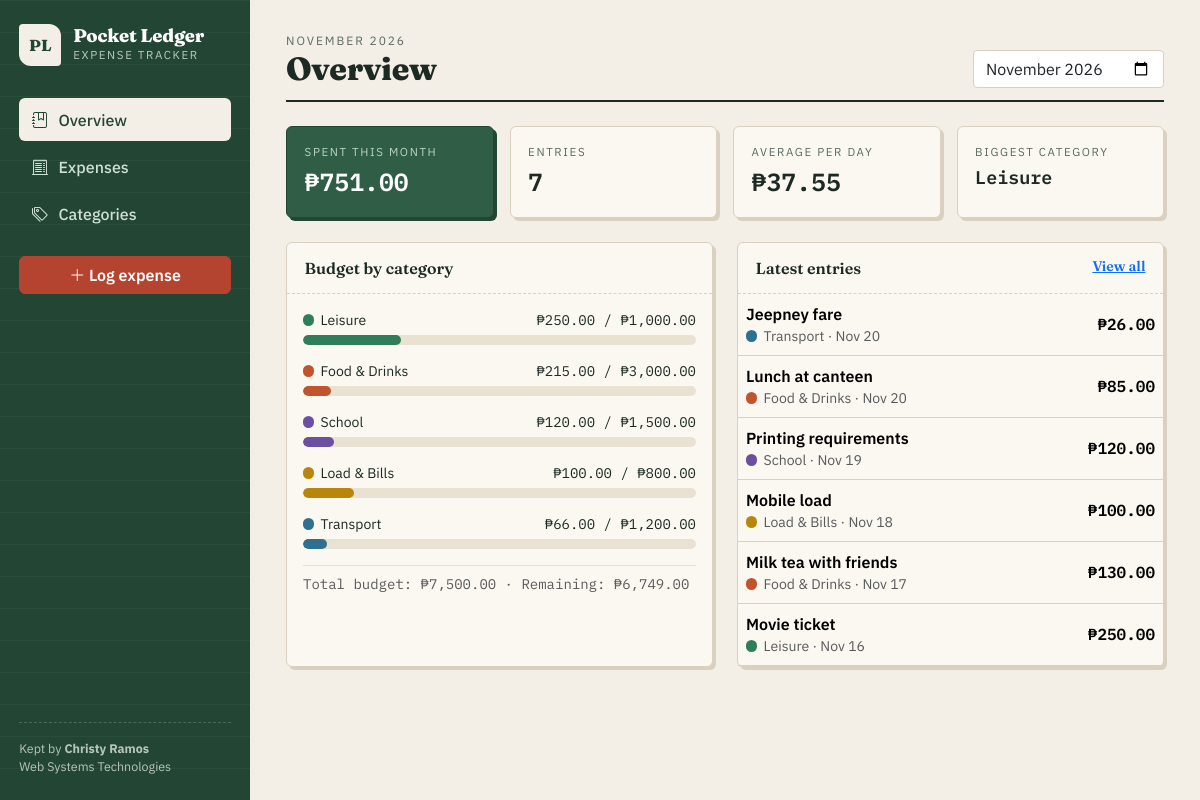
The page / on the database its author committed.
### tables this page shows
CREATE TABLE categories (
    id             INT AUTO_INCREMENT PRIMARY KEY,
    name           VARCHAR(60)   NOT NULL UNIQUE,
    color          CHAR(7)       NOT NULL DEFAULT '#2f5d46',
    monthly_budget DECIMAL(10,2) NOT NULL DEFAULT 0.00,
    created_at     TIMESTAMP     NOT NULL DEFAULT CURRENT_TIMESTAMP
);

CREATE TABLE expenses (
    id             INT AUTO_INCREMENT PRIMARY KEY,
    title          VARCHAR(120)  NOT NULL,
    category_id    INT           NOT NULL,
    amount         DECIMAL(10,2) NOT NULL,
    expense_date   DATE          NOT NULL,
    payment_method ENUM('Cash','GCash','Maya','Card','Bank Transfer') NOT NULL DEFAULT 'Cash',
    notes          VARCHAR(255)  DEFAULT NULL,
    created_at     TIMESTAMP     NOT NULL DEFAULT CURRENT_TIMESTAMP,
    CONSTRAINT fk_expense_category FOREIGN KEY (category_id)
        REFERENCES categories(id) ON DELETE RESTRICT ON UPDATE CASCADE
);

### db_connect.php (called while the page is built, shortened)
<?php
function e($value) {
    return htmlspecialchars((string)$value, ENT_QUOTES, 'UTF-8');
}
function peso($n) {
    return '&#8369;' . number_format((float)$n, 2);
}

### index.php (the view, shortened to what this page needs)
<?php
require 'db_connect.php';
$active = 'home';
$month = $_GET['month'] ?? date('Y-m');
$start = $month . '-01';
$end = date('Y-m-t', strtotime($start));
$isCurrent = ($month === date('Y-m'));
$daysCounted = $isCurrent ? (int)date('j') : (int)date('t', strtotime($start));
$stmt = $conn->prepare("SELECT COALESCE(SUM(amount),0) total, COUNT(*) cnt FROM expenses WHERE expense_date BETWEEN ? AND ?");
$stmt->bind_param('ss', $start, $end);
$stmt->execute();
$sum = $stmt->get_result()->fetch_assoc();
$total = (float)$sum['total'];
$count = (int)$sum['cnt'];
$perDay = $daysCounted > 0 ? $total / $daysCounted : 0;
$stmt = $conn->prepare("SELECT c.id, c.name, c.color, c.monthly_budget, COALESCE(SUM(e.amount),0) spent
                        FROM categories c LEFT JOIN expenses e ON e.category_id = c.id AND e.expense_date BETWEEN ? AND ?
                        GROUP BY c.id, c.name, c.color, c.monthly_budget ORDER BY spent DESC, c.name");
$stmt->bind_param('ss', $start, $end);
$stmt->execute();
$cats = $stmt->get_result()->fetch_all(MYSQLI_ASSOC);
$topCat = ($cats && $cats[0]['spent'] > 0) ? $cats[0]['name'] : 'None yet';
$totalBudget = array_sum(array_column($cats, 'monthly_budget'));
$recent = $conn->query("SELECT e.*, c.name AS category, c.color FROM expenses e JOIN categories c ON c.id = e.category_id ORDER BY e.expense_date DESC, e.id DESC LIMIT 6");
include 'includes/header.php';
?>
<div class="page-head">
    <div>
        <div class="kicker"><?= date('F Y', strtotime($start)) ?></div>
        <h1>Overview</h1>
    </div>
    <form method="get" class="d-flex gap-2">
        <input type="month" name="month" value="<?= e($month) ?>" class="form-control" onchange="this.form.submit()">
    </form>
</div>
<div class="row g-3 mb-4">
    <div class="col-md-6 col-lg-3"><div class="sheet stat hero h-100"><div class="stat-label">Spent this month</div><div class="stat-value"><?= peso($total) ?></div></div></div>
    <div class="col-md-6 col-lg-3"><div class="sheet stat h-100"><div class="stat-label">Entries</div><div class="stat-value"><?= $count ?></div></div></div>
    <div class="col-md-6 col-lg-3"><div class="sheet stat h-100"><div class="stat-label">Average per day</div><div class="stat-value"><?= peso($perDay) ?></div></div></div>
    <div class="col-md-6 col-lg-3"><div class="sheet stat h-100"><div class="stat-label">Biggest category</div><div class="stat-value" style="font-size:1.15rem"><?= e($topCat) ?></div></div></div>
</div>
<div class="row g-4">
    <div class="col-lg-6">
        <div class="sheet h-100">
            <div class="sheet-head">Budget by category</div>
            <div class="p-3">
                <?php foreach ($cats as $c):
                    $budget = (float)$c['monthly_budget'];
                    $spent = (float)$c['spent'];
                    $pct = $budget > 0 ? min(100, round($spent / $budget * 100)) : ($spent > 0 ? 100 : 0);
                    $isOver = $budget > 0 && $spent > $budget;
                ?>
                <div class="mb-3">
                    <div class="d-flex justify-content-between small mb-1">
                        <span><span class="dot" style="background:<?= e($c['color']) ?>"></span><?= e($c['name']) ?></span>
                        <span class="mono <?= $isOver ? 'over' : '' ?>"><?= peso($spent) ?><?= $budget > 0 ? ' / ' . peso($budget) : '' ?></span>
                    </div>
                    <div class="bar-track"><div class="bar-fill" style="width:<?= $pct ?>%;background:<?= $isOver ? 'var(--stamp)' : e($c['color']) ?>"></div></div>
                </div>
                <?php endforeach; ?>
                <?php if ($totalBudget > 0): ?>
                <div class="small text-muted border-top pt-2 mono">Total budget: <?= peso($totalBudget) ?> &middot; Remaining: <?= peso($totalBudget - $total) ?></div>
                <?php endif; ?>
            </div>
        </div>
    </div>
    <div class="col-lg-6">
        <div class="sheet h-100">
            <div class="sheet-head d-flex justify-content-between"><span>Latest entries</span><a href="expenses.php" class="small">View all</a></div>
            <div class="table-responsive">
                <table class="table ledger align-middle">
                    <tbody>
                    <?php while ($r = $recent->fetch_assoc()): ?>
                        <tr>
                            <td>
                                <div class="fw-semibold"><?= e($r['title']) ?></div>
                                <div class="small text-muted"><span class="dot" style="background:<?= e($r['color']) ?>"></span><?= e($r['category']) ?> &middot; <?= date('M d', strtotime($r['expense_date'])) ?></div>
                            </td>
                            <td class="text-end amount"><?= peso($r['amount']) ?></td>
                        </tr>
                    <?php endwhile; ?>
                    </tbody>
                </table>
            </div>
        </div>
    </div>
</div>
<?php include 'includes/footer.php'; ?>

### includes/header.php (shortened to what this page needs)
<?php
$active = $active ?? '';
?>
<!DOCTYPE html>
<html lang="en">
<head>
    <link href="https://cdn.jsdelivr.net/npm/bootstrap@5.3.3/dist/css/bootstrap.min.css" rel="stylesheet">
    <link href="https://cdn.jsdelivr.net/npm/bootstrap-icons@1.11.3/font/bootstrap-icons.min.css" rel="stylesheet">
    <link href="assets/style.css" rel="stylesheet">
</head>
<body>
<div class="shell">
    <aside class="side">
        <a href="index.php" class="brand">
            <span class="brand-mark">PL</span>
            <span><span class="brand-name">Pocket Ledger</span><span class="brand-sub">expense tracker</span></span>
        </a>
        <nav class="side-nav">
            <a href="index.php" class="<?= $active==='home'?'on':'' ?>"><i class="bi bi-journal-bookmark"></i> Overview</a>
            <a href="expenses.php" class="<?= $active==='expenses'?'on':'' ?>"><i class="bi bi-receipt-cutoff"></i> Expenses</a>
            <a href="categories.php" class="<?= $active==='categories'?'on':'' ?>"><i class="bi bi-tags"></i> Categories</a>
        </nav>
        <a href="expense_form.php" class="btn btn-stamp w-100 mt-3"><i class="bi bi-plus-lg"></i> Log expense</a>
        <div class="side-credit">Kept by <strong>Christy Ramos</strong><br>Web Systems Technologies</div>
    </aside>
    <main class="content">

### includes/footer.php (shortened to what this page needs)
    </main>
</div>
</body>
</html>

### assets/style.css (style rules this page uses)
:root { --paper: #f4efe6; --paper-2: #fbf8f2; --ink: #1d2a24; --ink-soft: #5b6a62; --rule: #d9d0bf; --forest: #2f5d46; --forest-dark: #234634; --stamp: #b4442f; }
body { background: var(--paper); color: var(--ink); font-family: 'IBM Plex Sans', system-ui, sans-serif; }
h1, h2, h3, .brand-name { font-family: 'Fraunces', Georgia, serif; font-weight: 800; letter-spacing: -.01em; }
.mono, .amount, td.num, .stat-value { font-family: 'IBM Plex Mono', ui-monospace, monospace; font-variant-numeric: tabular-nums; }
.shell { display: grid; grid-template-columns: 250px 1fr; min-height: 100vh; }
.side { position: sticky; top: 0; height: 100vh; background: var(--forest-dark); color: #e9efe9; padding: 1.5rem 1.2rem; display: flex; flex-direction: column; background-image: repeating-linear-gradient(0deg, transparent 0 31px, rgba(255,255,255,.04) 31px 32px); }
.content { padding: 2rem clamp(1rem, 3vw, 2.5rem); max-width: 1100px; width: 100%; }
.brand { display: flex; gap: .75rem; align-items: center; text-decoration: none; color: #fff; margin-bottom: 2rem; }
.brand-mark { width: 42px; height: 42px; display: grid; place-items: center; background: var(--paper); color: var(--forest-dark); font-family: 'Fraunces', serif; font-weight: 800; border-radius: 4px 12px 4px 12px; }
.brand-name { display: block; font-size: 1.15rem; line-height: 1.1; }
.brand-sub { display: block; font-size: .72rem; opacity: .7; text-transform: uppercase; letter-spacing: .14em; }
.side-nav a { display: flex; align-items: center; gap: .65rem; padding: .6rem .8rem; margin-bottom: .25rem; color: #cfe0d4; text-decoration: none; border-radius: 6px; font-weight: 500; }
.side-nav a.on { background: var(--paper); color: var(--forest-dark); }
.side-credit { margin-top: auto; font-size: .78rem; opacity: .75; line-height: 1.5; border-top: 1px dashed rgba(255,255,255,.25); padding-top: 1rem; }
.btn-stamp { background: var(--stamp); border-color: var(--stamp); color: #fff; font-weight: 600; }
.page-head { display: flex; justify-content: space-between; align-items: flex-end; flex-wrap: wrap; gap: .75rem; margin-bottom: 1.5rem; border-bottom: 2px solid var(--ink); padding-bottom: .75rem; }
.page-head h1 { margin: 0; font-size: 2rem; }
.page-head .kicker { font-size: .75rem; text-transform: uppercase; letter-spacing: .16em; color: var(--ink-soft); }
.sheet { background: var(--paper-2); border: 1px solid var(--rule); border-radius: 6px; box-shadow: 3px 3px 0 var(--rule); }
.sheet-head { padding: .8rem 1.1rem; border-bottom: 1px dashed var(--rule); font-family: 'Fraunces', serif; font-weight: 600; }
.stat { padding: 1rem 1.1rem; }
.stat-label { font-size: .72rem; text-transform: uppercase; letter-spacing: .14em; color: var(--ink-soft); }
.stat-value { font-size: 1.55rem; font-weight: 600; margin-top: .2rem; }
.stat.hero { background: var(--forest); color: #fff; border-color: var(--forest-dark); box-shadow: 3px 3px 0 var(--forest-dark); }
.stat.hero .stat-label { color: #bcd3c4; }
.ledger { margin: 0; --bs-table-bg: transparent; }
.ledger td { border-bottom: 1px solid var(--rule); vertical-align: middle; }
.amount { font-weight: 600; white-space: nowrap; }
.dot { display: inline-block; width: .7rem; height: .7rem; border-radius: 50%; margin-right: .4rem; vertical-align: -1px; }
.bar-track { height: 10px; background: #e9e2d2; border-radius: 99px; overflow: hidden; }
.bar-fill { height: 100%; border-radius: 99px; }
.form-control, .form-select { background: #fff; border-color: var(--rule); border-radius: 4px; }

### rows shown on the page
categories: name "Leisure", spent "₱250.00", monthly_budget "₱1,000.00"
categories: name "Food & Drinks", spent "₱215.00", monthly_budget "₱3,000.00"
categories: name "School", spent "₱120.00", monthly_budget "₱1,500.00"
categories: name "Load & Bills", spent "₱100.00", monthly_budget "₱800.00"
categories: name "Transport", spent "₱66.00", monthly_budget "₱1,200.00"
expenses: title "Jeepney fare", category.name "Transport", expense_date "Nov 20", amount "₱26.00"
expenses: title "Lunch at canteen", category.name "Food & Drinks", expense_date "Nov 20", amount "₱85.00"
expenses: title "Printing requirements", category.name "School", expense_date "Nov 19", amount "₱120.00"
expenses: title "Mobile load", category.name "Load & Bills", expense_date "Nov 18", amount "₱100.00"
expenses: title "Milk tea with friends", category.name "Food & Drinks", expense_date "Nov 17", amount "₱130.00"
expenses: title "Movie ticket", category.name "Leisure", expense_date "Nov 16", amount "₱250.00"

### other values the page prints
peso($total) "₱751.00"
$count "7"
peso($perDay) "₱37.55"
peso($totalBudget) "₱7,500.00"
peso($totalBudget - $total) "₱6,749.00"
